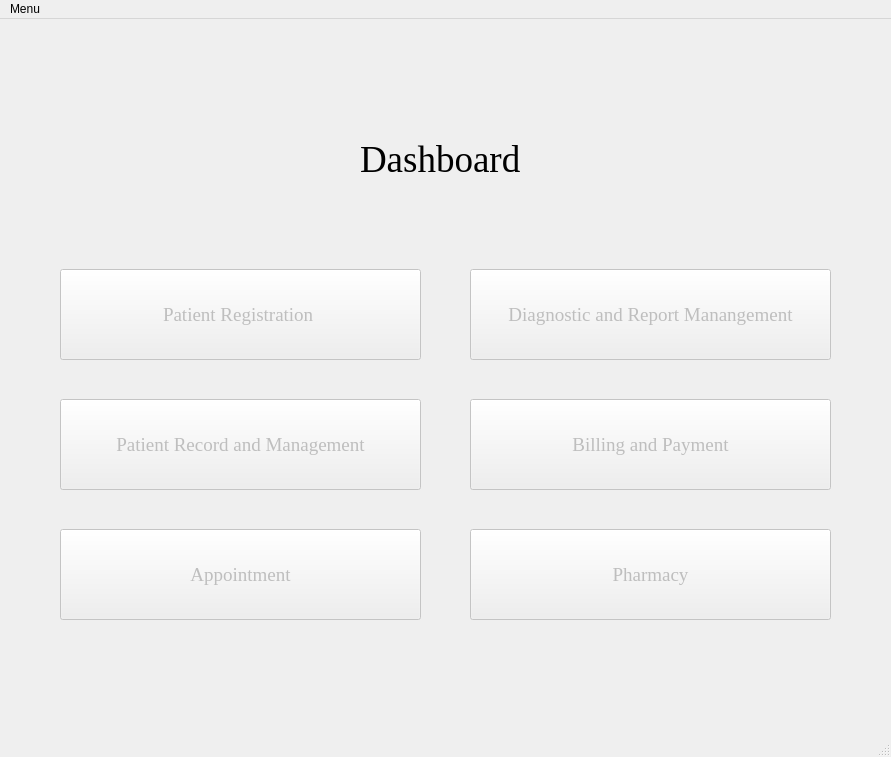
<?xml version="1.0" encoding="UTF-8"?>
<ui version="4.0">
 <class>MainWindow</class>
 <widget class="QMainWindow" name="MainWindow">
  <property name="geometry">
   <rect>
    <x>0</x>
    <y>0</y>
    <width>891</width>
    <height>757</height>
   </rect>
  </property>
  <property name="windowTitle">
   <string>MainWindow</string>
  </property>
  <widget class="QWidget" name="centralwidget">
   <widget class="QLabel" name="label">
    <property name="geometry">
     <rect>
      <x>360</x>
      <y>90</y>
      <width>191</width>
      <height>101</height>
     </rect>
    </property>
    <property name="font">
     <font>
      <family>Times New Roman</family>
      <pointsize>28</pointsize>
      <weight>50</weight>
      <bold>false</bold>
     </font>
    </property>
    <property name="layoutDirection">
     <enum>Qt::LeftToRight</enum>
    </property>
    <property name="text">
     <string>Dashboard</string>
    </property>
   </widget>
   <widget class="QPushButton" name="Registration">
    <property name="enabled">
     <bool>false</bool>
    </property>
    <property name="geometry">
     <rect>
      <x>60</x>
      <y>250</y>
      <width>361</width>
      <height>91</height>
     </rect>
    </property>
    <property name="font">
     <font>
      <family>Times New Roman</family>
      <pointsize>14</pointsize>
     </font>
    </property>
    <property name="text">
     <string>Patient Registration </string>
    </property>
   </widget>
   <widget class="QPushButton" name="patientRecord">
    <property name="enabled">
     <bool>false</bool>
    </property>
    <property name="geometry">
     <rect>
      <x>60</x>
      <y>380</y>
      <width>361</width>
      <height>91</height>
     </rect>
    </property>
    <property name="font">
     <font>
      <family>Times New Roman</family>
      <pointsize>14</pointsize>
     </font>
    </property>
    <property name="text">
     <string>Patient Record and Management</string>
    </property>
   </widget>
   <widget class="QPushButton" name="Appointment">
    <property name="enabled">
     <bool>false</bool>
    </property>
    <property name="geometry">
     <rect>
      <x>60</x>
      <y>510</y>
      <width>361</width>
      <height>91</height>
     </rect>
    </property>
    <property name="font">
     <font>
      <family>Times New Roman</family>
      <pointsize>14</pointsize>
     </font>
    </property>
    <property name="text">
     <string>Appointment</string>
    </property>
   </widget>
   <widget class="QPushButton" name="Report">
    <property name="enabled">
     <bool>false</bool>
    </property>
    <property name="geometry">
     <rect>
      <x>470</x>
      <y>250</y>
      <width>361</width>
      <height>91</height>
     </rect>
    </property>
    <property name="font">
     <font>
      <family>Times New Roman</family>
      <pointsize>14</pointsize>
     </font>
    </property>
    <property name="text">
     <string>Diagnostic and Report Manangement</string>
    </property>
   </widget>
   <widget class="QPushButton" name="Billing">
    <property name="enabled">
     <bool>false</bool>
    </property>
    <property name="geometry">
     <rect>
      <x>470</x>
      <y>380</y>
      <width>361</width>
      <height>91</height>
     </rect>
    </property>
    <property name="font">
     <font>
      <family>Times New Roman</family>
      <pointsize>14</pointsize>
     </font>
    </property>
    <property name="text">
     <string>Billing and Payment</string>
    </property>
   </widget>
   <widget class="QPushButton" name="Pharmacy">
    <property name="enabled">
     <bool>false</bool>
    </property>
    <property name="geometry">
     <rect>
      <x>470</x>
      <y>510</y>
      <width>361</width>
      <height>91</height>
     </rect>
    </property>
    <property name="font">
     <font>
      <family>Times New Roman</family>
      <pointsize>14</pointsize>
     </font>
    </property>
    <property name="text">
     <string>Pharmacy</string>
    </property>
   </widget>
  </widget>
  <widget class="QMenuBar" name="menubar">
   <property name="geometry">
    <rect>
     <x>0</x>
     <y>0</y>
     <width>891</width>
     <height>21</height>
    </rect>
   </property>
   <widget class="QMenu" name="menuBack">
    <property name="title">
     <string>Menu</string>
    </property>
    <addaction name="actionSign_Out"/>
   </widget>
   <addaction name="menuBack"/>
  </widget>
  <widget class="QStatusBar" name="statusbar"/>
  <action name="actionBack">
   <property name="icon">
    <iconset>
     <normaloff>fugue-icons-3.5.6/icons/arrow-curve-180-left.png</normaloff>fugue-icons-3.5.6/icons/arrow-curve-180-left.png</iconset>
   </property>
   <property name="text">
    <string>Back</string>
   </property>
  </action>
  <action name="actionOpen_2">
   <property name="icon">
    <iconset>
     <normaloff>fugue-icons-3.5.6/icons/folder-open-document.png</normaloff>fugue-icons-3.5.6/icons/folder-open-document.png</iconset>
   </property>
   <property name="text">
    <string>Open</string>
   </property>
  </action>
  <action name="actionSign_Out">
   <property name="icon">
    <iconset>
     <normaloff>fugue-icons-3.5.6/icons-shadowless/control-power.png</normaloff>fugue-icons-3.5.6/icons-shadowless/control-power.png</iconset>
   </property>
   <property name="text">
    <string>Sign Out</string>
   </property>
  </action>
 </widget>
 <resources/>
 <connections/>
</ui>
